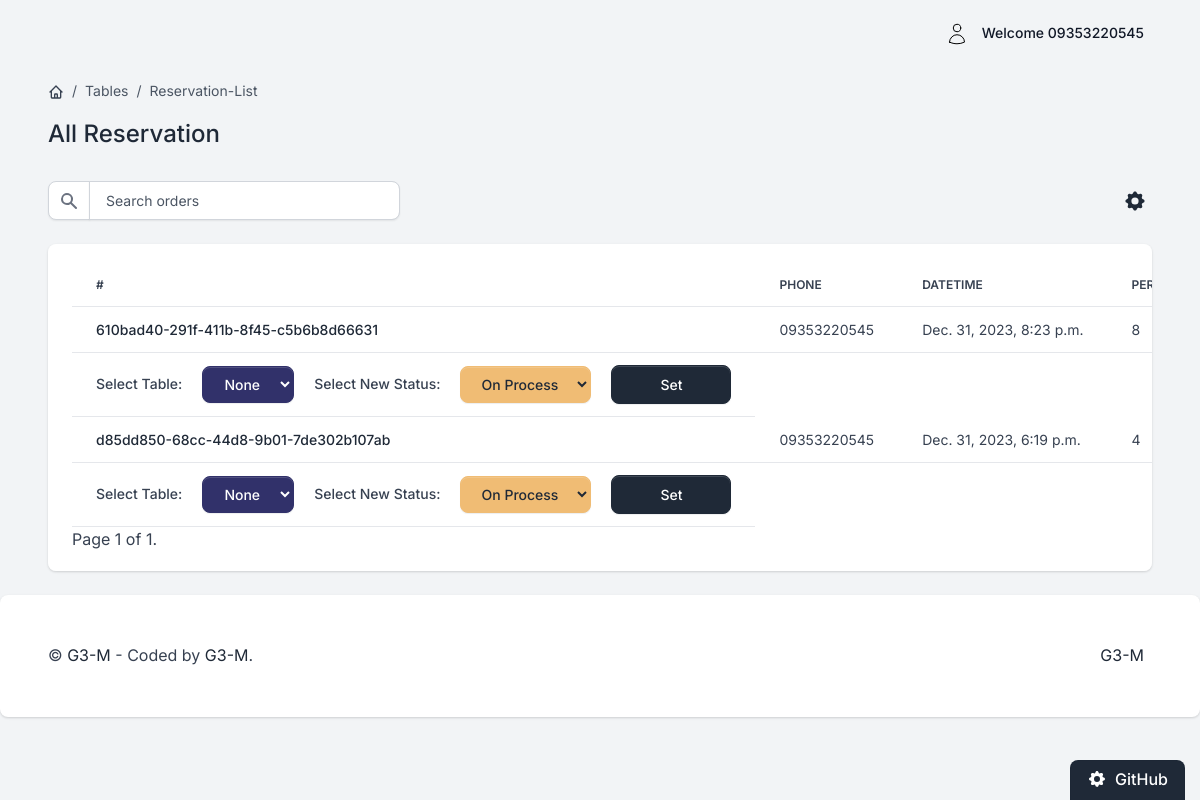
The page /tables/list-reservation (signed in) on the database its author committed.
### users/models.py (models this page shows)
class User(AbstractBaseUser, PermissionsMixin):
    phone_number = models.CharField(max_length=11, unique=True, validators=[
        RegexValidator(
            regex=r'^09\d{9}$',
            message='Phone number must start with "09" and have 11 digits.',
            code='invalid_phone_number'
        )])
    email = models.EmailField(unique=True)
    password = models.CharField(max_length=128)
    is_active = models.BooleanField(default=True)
    is_staff = models.BooleanField(default=False)
    last_login = models.DateTimeField(auto_now_add=True, verbose_name='last')
    objects = UserManager()
    USERNAME_FIELD = 'phone_number'
    REQUIRED_FIELDS = ['email']
    """django.core.management.base.SystemCheckError: SystemCheckError: System check identified some issues: ERRORS:
    auth.User.groups: (fields.E304) Reverse accessor 'Group.user_set' for 'auth.User.groups' clashes with reverse
    accessor for 'users.User.groups'. HINT: Add or change a related_name argument to the definition for
    'auth.User.groups' or 'users.User.groups'. auth.User.user_permissions: (fields.E304) Reverse accessor
    'Permission.user_set' for 'auth.User.user_permissions' clashes with reverse accessor for
    'users.User.user_permissions'. HINT: Add or change a related_name argument to the definition for
    'auth.User.user_permissions' or 'users.User.user_permissions'. users.User.groups: (fields.E304)
    Reverse accessor 'Group.user_set' for 'users.User.groups' clashes with reverse accessor for
    'auth.User.groups'. HINT: Add or change a related_name argument to the definition for 'users.User.groups'
    or 'auth.User.groups'. users.User.user_permissions: (fields.E304) Reverse accessor 'Permission.user_set'
    for 'users.User.user_permissions' clashes with reverse accessor for 'auth.User.user_permissions'. HINT: Add
    or change a related_name argument to the definition for 'users.User.user_permissions' or
    'auth.User.user_permissions'.


####### for this bug we should make these groups and permissions attr and make custom related_name:
    """

### tables/models.py (models this page shows, shortened)
class Reservation(BaseModel):
    status_fields = [("A", "Accept"), ("D", "Denied"), ("O", "On_Process")]
    id = models.UUIDField(primary_key=True, default=uuid.uuid4, editable=False)
    table = models.ForeignKey(Table, on_delete=models.SET_NULL,
                              null=True, default=None)  # todo:ask????
    status = models.CharField(max_length=1, choices=status_fields, default='O')
    phone_number = models.CharField(max_length=11)
    number_of_persons = models.PositiveIntegerField()
    datetime = models.DateTimeField()

### tables/views.py (the view, shortened to what this page needs)
# urls.py: path('list-reservation', views.ListReservationView.as_view(), name='list-reservation'),
class ListReservationView(LoginRequiredMixin, View):
    template_name = 'Reservation_ListTemplate.html'
    paginate_by = 10
    @staff_or_superuser_required
    def get(self, request):
        reservation_list = ReservationModel.objects.all().order_by('-created_at')
        tables = Table.objects.all()
        paginator = Paginator(reservation_list, self.paginate_by)
        page = request.GET.get('page')
        try:
            reservation_list = paginator.page(page)
        except PageNotAnInteger:
            reservation_list = paginator.page(1)
        except EmptyPage:
            reservation_list = paginator.page(paginator.num_pages)
        return render(request, self.template_name, {'reservation_list': reservation_list, 'tables': tables})

### core/models.py (called while the page is built)
    def get_queryset(self):
        return super().get_queryset().filter(deleted_at__isnull=True)

### utils.py (called while the page is built)
def staff_or_superuser_required(view_func):
    @wraps(view_func)
    def _wrapped_view(self, request, *args, **kwargs):
        if not request.user.is_authenticated or not is_staff_or_superuser(request.user):
            messages.error(request, 'You are not allowed to access this page.')
            return redirect('users:login')
        return view_func(self, request, *args, **kwargs)  # another magic here this logic made by me :)
    return _wrapped_view

def is_staff_or_superuser(user):
    return user.is_active and (user.is_staff or user.is_superuser)

### templates/Reservation_ListTemplate.html (shortened to what this page needs)
{% extends "base.html" %}
{% block content %}
    <div class="d-flex justify-content-between flex-wrap flex-md-nowrap align-items-center py-4 mx-5">
        <div class="d-block mb-4 mb-md-0">
            <nav aria-label="breadcrumb" class="d-none d-md-inline-block">
                <ol class="breadcrumb breadcrumb-dark breadcrumb-transparent">
                    <li class="breadcrumb-item">
                        <a href="{% url 'core:home' %}">
                        </a>
                    </li>
                    <li class="breadcrumb-item active" aria-current="page">Tables</li>
                    <li class="breadcrumb-item active" aria-current="page">Reservation-List</li>
                </ol>
            </nav>
            <h2 class="h4">All Reservation</h2>
        </div>
    </div>
    <div class="table-settings mb-4 mx-5">
        <div class="row align-items-center justify-content-between">
            <div class="col col-md-6 col-lg-3 col-xl-4">
                <div class="input-group me-2 me-lg-3 fmxw-400">
                  <span class="input-group-text">
                  </span>
                    <input type="text" class="form-control" placeholder="Search orders">
                </div>
            </div>
            <div class="col-4 col-md-2 col-xl-1 ps-md-0 text-end">
                <div class="dropdown">
                    <button class="btn btn-link text-dark dropdown-toggle dropdown-toggle-split m-0 p-1"
                            data-bs-toggle="dropdown" aria-haspopup="true" aria-expanded="false">
                    </button>
                </div>
            </div>
        </div>
    </div>
    <div class="card card-body border-0 shadow table-wrapper table-responsive mx-5">
        <table class="table table-hover">
            <thead>
            <tr>
                <th class="border-gray-200">#</th>
                <th class="border-gray-200">Phone</th>
                <th class="border-gray-200">DateTime</th>
                <th class="border-gray-200">Persons</th>
            </tr>
            </thead>
            <tbody>
            {% for reserve in reservation_list %}
                <tr>
                    <td>
                        <a href="{% url 'tables:detail-reservation' reserve.id %}" class="fw-bold text-sm-start">
                            {{ reserve.id }}
                        </a>
                    </td>
                    <td>
                        <span class="fw-normal">{{ reserve.phone_number }}</span>
                    </td>
                    <td><span class="fw-normal">{{ reserve.datetime }}</span></td>
                    <td><span class="fw-normal">{{ reserve.number_of_persons }}</span></td>
                </tr>
                <tr>
                    <td class="flex justify-content-center">
                        <div class="col-4 col-md-2 col-xl-1 ps-md-0 text-end">
                            <form method="post" class="flex-column" action="{% url 'tables:list-reservation' %}">
                                <label for="table_id">Select Table:</label>
                                <select name="table_id" class="btn btn-tertiary mx-3 " id="table_id">
                                    <option value="Null">None</option>
                                </select>
                                <label for="new_status">Select New Status:</label>
                                <select name="new_status" class="btn btn-secondary mx-3" id="new_status">
                                    <option value="O" selected>On Process</option>
                                </select>
                                <button type="submit" class="btn btn-primary px-5" name="action" value="set">Set
                                </button>
                            </form>
                        </div>
                </tr>
            {% endfor %}
            </tbody>
        </table>
        <div>
            <span>
        Page {{ reservation_list.number }} of {{ reservation_list.paginator.num_pages }}.
    </span>
        </div>
    </div>
{% endblock content %}

### templates/base.html (shortened to what this page needs)
{% load static %}
<!DOCTYPE html>
<html lang="en">
<head>
    <link type="text/css" href="/static/assets/vendor/sweetalert2/dist/sweetalert2.min.css" rel="stylesheet">
    <link type="text/css" href="/static/assets/vendor/notyf/notyf.min.css" rel="stylesheet">
    <link type="text/css" href="/static/assets/css/volt.css" rel="stylesheet">
</head>
<body>
{% if user.is_authenticated %}
    <nav class="navbar navbar-top navbar-expand navbar-dashboard navbar-dark ps-0 pe-2 pb-0">
        <div class="container-fluid px-0 mx-5">
            <div class="d-flex justify-content-between w-100" id="navbarSupportedContent">
                <ul class="navbar-nav align-items-center">
                    <li class="nav-item dropdown ms-lg-3">
                        <a class="nav-link dropdown-toggle pt-1 px-0" href="#" role="button" data-bs-toggle="dropdown"
                           aria-expanded="false">
                            <div class="media d-flex align-items-center">
                                <div class="media-body ms-2 text-dark align-items-center d-none d-lg-block">
                                    <span class="mb-0 font-small fw-bold text-gray-900">
                              Welcome <strong>{{ request.user.phone_number }}</strong>
                            </span>
                                </div>
                            </div>
                        </a>
                    </li>
                </ul>
            </div>
        </div>
    </nav>
{% endif %}
{% block content %}{% endblock content %}
<footer class="bg-white rounded shadow p-5 mb-4 mt-4">
    <div class="row">
        <div class="col-12 col-md-4 col-xl-6 mb-4 mb-md-0">
            <p class="mb-0 text-center text-lg-start">
                &copy; <a class="text-primary fw-normal" href="https://themesberg.com" target="_blank">G3-M</a>
                - Coded by <a href="https://appseed.us" target="_blank">G3-M</a>.
            </p>
        </div>
        <div class="col-12 col-md-8 col-xl-6 text-center text-lg-start">
            <ul class="list-inline list-group-flush list-group-borderless text-md-end mb-0">
                <li class="list-inline-item px-0 px-sm-2">
                    <a target="_blank"
                       href="">G3-M</a>
                </li>
            </ul>
        </div>
    </div>
</footer>
<div class="card theme-settings bg-gray-800 theme-settings-expand" id="theme-settings-expand">
    <div class="card-body bg-gray-800 text-white rounded-top p-3 py-2">
            <span class="fw-bold d-inline-flex align-items-center h6">
                GitHub
            </span>
    </div>
</div>
</body>
</html>

### rows shown on the page
User: user.phone_number "09353220545"
Reservation: id "610bad40-291f-411b-8f45-c5b6b8d66631", phone_number "09353220545", datetime "Dec. 31, 2023, 8:23 p.m.", number_of_persons "8"
Reservation: id "d85dd850-68cc-44d8-9b01-7de302b107ab", phone_number "09353220545", datetime "Dec. 31, 2023, 6:19 p.m.", number_of_persons "4"

### other values the page prints
{{ reservation_list.number }} "1"
{{ reservation_list.paginator.num_pages }} "1"
